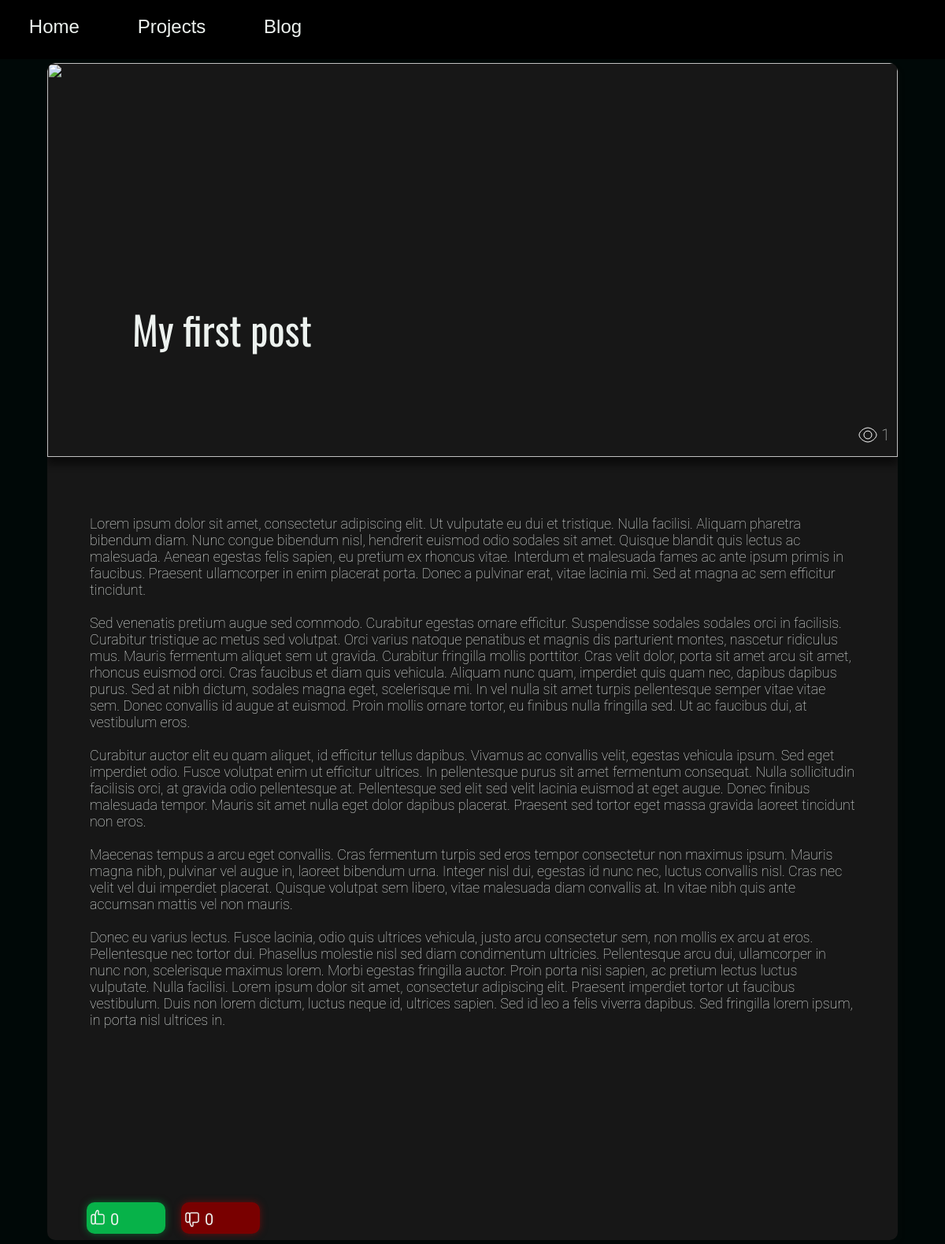
Before: /posts/1 with the older database file.
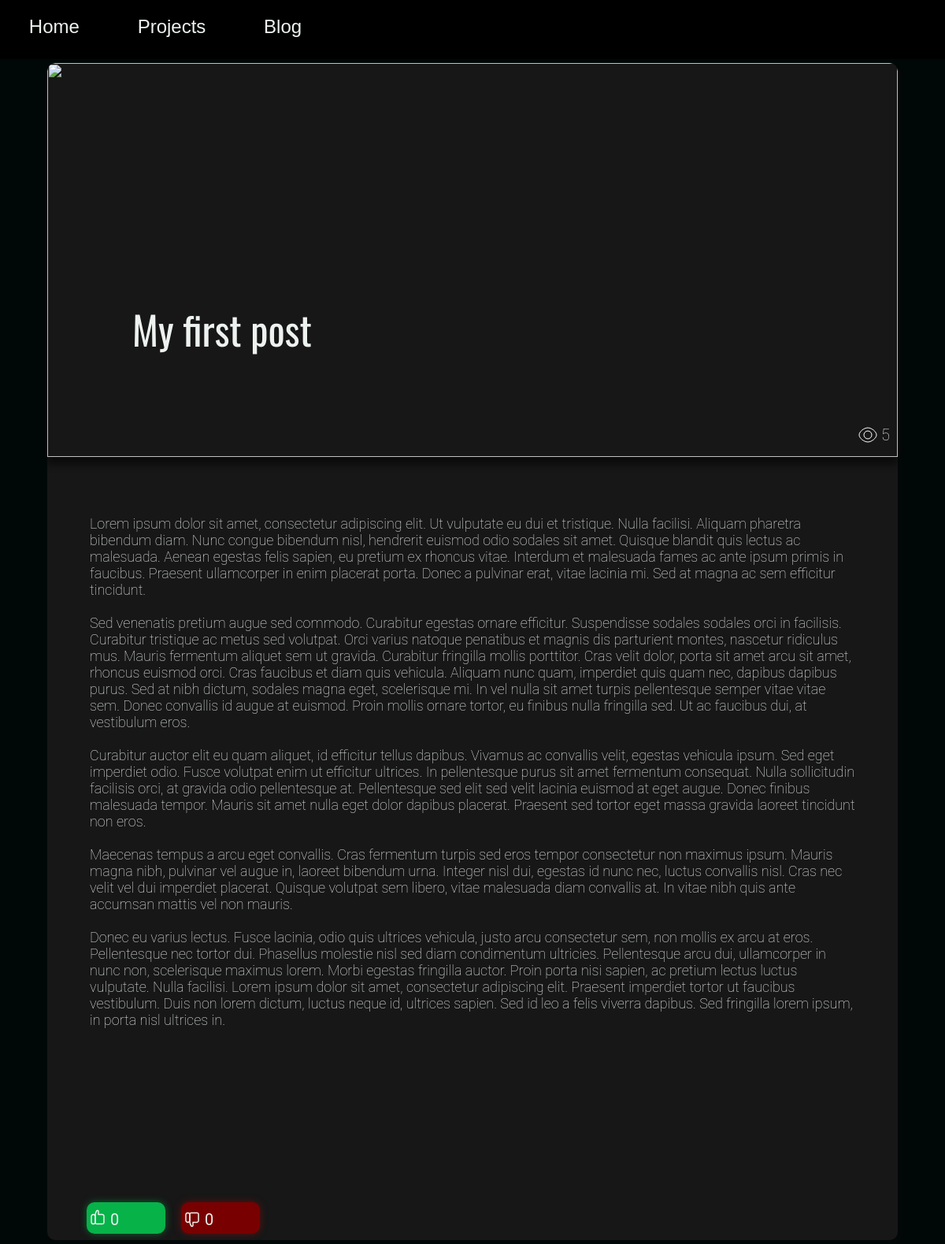
After: the same page with the newer database file.
### app/modules/models/posts.py (models this page shows, shortened)
class Posts(db.Model):
    id = db.Column(db.Integer, primary_key=True)
    header = db.Column(db.String, nullable=False)
    text = db.Column(db.String(120), nullable=False)
    tags = db.Column(db.String(12000), nullable=False)
    img = db.Column(db.String, nullable=False)
    views = db.Column(db.Integer, default=0)
    time_stamp = db.Column(db.DateTime, index=True, default=datetime.utcnow())

### app/routes/pages.py (the view)
@app.route('/posts/<int:post_id>')
def view_post(post_id):
    post = posts_tools.get_post(post_id)
    posts_tools.add_viewer(post)
    likes = posts_tools.get_likes(post)
    dislikes = posts_tools.get_dislikes(post)
    content_data = content_editor.get_content()
    return render_template(
        'post_template.html',
        post=post,
        content_data=content_data,
        likes=likes,
        dislikes=dislikes
    )

### app/modules/content_editor.py (called while the page is built)
def get_content() -> dict:
    return json.load(open('app/data/content.json', 'r'))

### app/modules/posts_tools.py (called while the page is built)
def get_post(post_id: int) -> Posts | None:
    return Posts.query.get(post_id)

def add_viewer(post) -> None:
    post.views += 1
    db.session.add(post)
    db.session.commit()

def get_likes(post) -> int:
    return len(Likes.query.filter_by(post_id=post.id).all())

def get_dislikes(post) -> int:
    return len(Dislikes.query.filter_by(post_id=post.id).all())

### app/templates/post_template.html (shortened to what the changed rows need)
<!DOCTYPE html>
<html lang="en">
<head>
    <link rel="stylesheet" href="{{ url_for('static', filename='css/post_template_style.css') }}">
</head>
<body>
<div class="post">
    <div class="post-views">
        <p class="post-text-view">{{ post.views }}</p>
    </div>
    <h1 class="post-header">My first post</h1>
</div>
</body>
</html>

Changed rows visible on the page:
changed Posts: views "1" → "5"
